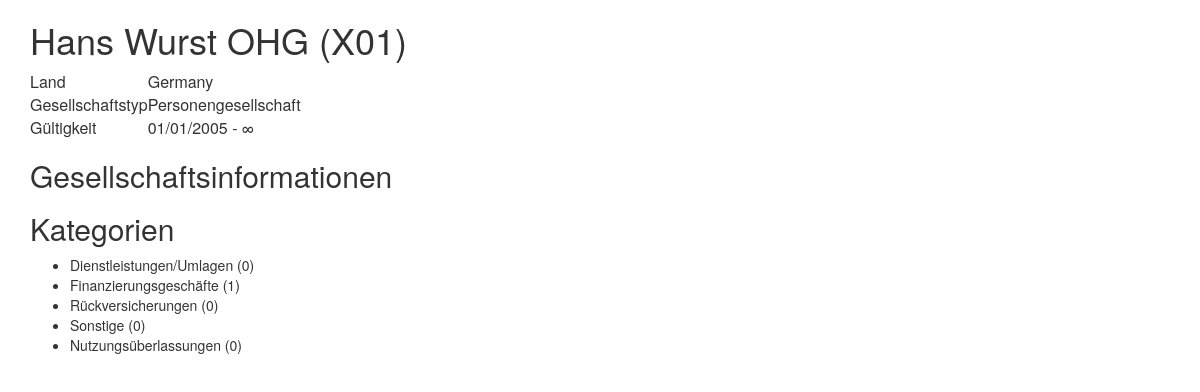
Screenshot of /company/3/ with the database file from the repository.
### documenter/models.py (models this page shows, shortened)
class Company(models.Model):
    shortname = models.CharField(max_length=50, unique=True)
    name = models.CharField(max_length=255)
    category = models.ForeignKey(CompanyCategory)
    country = models.CharField(max_length=2, choices=ISO31661a2)
    data_json = models.TextField(default='{}')
    begin = models.DateField(default=datetime.date.today())
    end = models.DateField(blank=True, null=True)

class CompanyCategory(models.Model):
    name = models.CharField(max_length=120)
    template_json = models.TextField()
    def __str__(self):
        return self.name

class DealingCategory(models.Model):
    name = models.CharField(max_length=120)
    template_json = models.TextField(default='{}')

### documenter/views.py (the view)
# urls.py: url(r'^company/(?P<id>\d+)/$', CompanyDetailView.as_view(), name='company-detail-view'),
class CompanyDetailView(View):
    def get(self, request, *args, **kwargs):
        company = Company.objects.get(pk=self.kwargs['id'])
        categories = DealingCategory.objects.annotate(
            num_dealings=Count(Case(
                When(Q(dealing__beneficiary=company) | Q(dealing__supplier=company), then=1),
            ))
        )
        dealing_list = Dealing.objects.filter(Q(beneficiary=company) | Q(supplier=company))
        return render(request, 'documenter/company_detail.html', context={
            'company': company,
            'categories': categories,
            'dealing_list': dealing_list
        })

### documenter/templatetags/documenter_filter.py (called while the page is built)
@register.filter(is_safe=False)
def date_or_infinite(value):
    if value is None:
        return mark_safe('&#8734;')
    try:
        return formats.date_format(value, "SHORT_DATE_FORMAT")
    except AttributeError:
        try:
            return format(value, "SHORT_DATE_FORMAT")
        except AttributeError:
            return ''

### documenter/templates/documenter/company_detail.html (shortened to what this page needs)
{% extends 'base.html' %}
{% load static %}
{% load documenter_filter %}
{% block content %}
<div class="col-md-12">
    <h1>{{ company.name }} ({{ company.shortname }})</h1>
    <table>
        <tr>
            <td>Land</td>
            <td>{{ company.get_country_display }}</td>
        </tr>
        <tr>
            <td>Gesellschaftstyp</td>
            <td>{{ company.category }}</td>
        </tr>
        <tr>
            <td>Gültigkeit</td>
            <td>{{ company.begin|date_or_infinite }} - {{ company.end|date_or_infinite }}</td>
        </tr>
    </table>
    <div id="company_description">
        <h2>Gesellschaftsinformationen</h2>
    </div>
    <div id="dealing_list">
        <h2>Kategorien</h2>
        <ul>
            {% for category in categories %}
                <li>{{ category.name }} ({{ category.num_dealings }})</li>
            {% endfor %}
        </ul>
    </div>
</div>
{% endblock %}

### rows the page displays
Company: name "Hans Wurst OHG", shortname "X01", country "Germany", category "Personengesellschaft", begin "01/01/2005", end "∞"
DealingCategory: name "Dienstleistungen/Umlagen", num_dealings "0"
DealingCategory: name "Finanzierungsgeschäfte", num_dealings "1"
DealingCategory: name "Rückversicherungen", num_dealings "0"
DealingCategory: name "Sonstige", num_dealings "0"
DealingCategory: name "Nutzungsüberlassungen", num_dealings "0"
